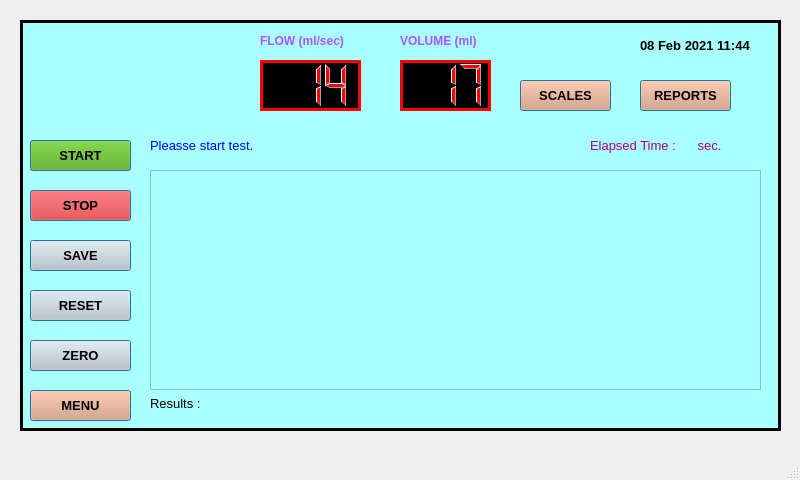
<?xml version="1.0" encoding="UTF-8"?>
<ui version="4.0">
 <class>MainWindow</class>
 <widget class="QMainWindow" name="MainWindow">
  <property name="geometry">
   <rect>
    <x>0</x>
    <y>0</y>
    <width>800</width>
    <height>480</height>
   </rect>
  </property>
  <property name="windowTitle">
   <string>MainWindow</string>
  </property>
  <widget class="QWidget" name="centralwidget">
   <widget class="QFrame" name="frame">
    <property name="geometry">
     <rect>
      <x>20</x>
      <y>20</y>
      <width>761</width>
      <height>411</height>
     </rect>
    </property>
    <property name="font">
     <font>
      <pointsize>12</pointsize>
     </font>
    </property>
    <property name="autoFillBackground">
     <bool>false</bool>
    </property>
    <property name="styleSheet">
     <string notr="true">background-color: rgb(170, 255, 255);</string>
    </property>
    <property name="frameShape">
     <enum>QFrame::Box</enum>
    </property>
    <property name="frameShadow">
     <enum>QFrame::Plain</enum>
    </property>
    <property name="lineWidth">
     <number>3</number>
    </property>
    <widget class="QPushButton" name="pushButton">
     <property name="geometry">
      <rect>
       <x>10</x>
       <y>10</y>
       <width>211</width>
       <height>101</height>
      </rect>
     </property>
     <property name="text">
      <string/>
     </property>
     <property name="icon">
      <iconset>
       <normaloff>../images/ARK LOGO.jpg</normaloff>../images/ARK LOGO.jpg</iconset>
     </property>
     <property name="iconSize">
      <size>
       <width>200</width>
       <height>400</height>
      </size>
     </property>
     <property name="autoDefault">
      <bool>false</bool>
     </property>
     <property name="default">
      <bool>false</bool>
     </property>
     <property name="flat">
      <bool>true</bool>
     </property>
    </widget>
    <widget class="QLabel" name="label">
     <property name="geometry">
      <rect>
       <x>620</x>
       <y>10</y>
       <width>121</width>
       <height>31</height>
      </rect>
     </property>
     <property name="font">
      <font>
       <family>Arial</family>
       <pointsize>10</pointsize>
       <weight>75</weight>
       <bold>true</bold>
      </font>
     </property>
     <property name="text">
      <string>08 Feb 2021 11:44</string>
     </property>
    </widget>
    <widget class="QLCDNumber" name="lcdNumber">
     <property name="geometry">
      <rect>
       <x>240</x>
       <y>40</y>
       <width>101</width>
       <height>51</height>
      </rect>
     </property>
     <property name="font">
      <font>
       <family>Arial</family>
       <pointsize>14</pointsize>
       <weight>75</weight>
       <bold>true</bold>
      </font>
     </property>
     <property name="styleSheet">
      <string notr="true">background-color: rgb(0, 0, 0);
color: rgb(255, 0, 0);</string>
     </property>
     <property name="frameShadow">
      <enum>QFrame::Plain</enum>
     </property>
     <property name="lineWidth">
      <number>3</number>
     </property>
     <property name="digitCount">
      <number>3</number>
     </property>
     <property name="value" stdset="0">
      <double>14.000000000000000</double>
     </property>
    </widget>
    <widget class="QLCDNumber" name="lcdNumber_2">
     <property name="geometry">
      <rect>
       <x>380</x>
       <y>40</y>
       <width>91</width>
       <height>51</height>
      </rect>
     </property>
     <property name="font">
      <font>
       <family>Arial</family>
       <pointsize>20</pointsize>
       <weight>75</weight>
       <bold>true</bold>
      </font>
     </property>
     <property name="styleSheet">
      <string notr="true">background-color: rgb(0, 0, 0);
color: rgb(255, 0, 0);</string>
     </property>
     <property name="frameShadow">
      <enum>QFrame::Plain</enum>
     </property>
     <property name="lineWidth">
      <number>3</number>
     </property>
     <property name="digitCount">
      <number>3</number>
     </property>
     <property name="value" stdset="0">
      <double>17.000000000000000</double>
     </property>
    </widget>
    <widget class="QPushButton" name="pushButton_2">
     <property name="geometry">
      <rect>
       <x>10</x>
       <y>120</y>
       <width>101</width>
       <height>31</height>
      </rect>
     </property>
     <property name="font">
      <font>
       <family>Arial</family>
       <pointsize>10</pointsize>
       <weight>75</weight>
       <bold>true</bold>
      </font>
     </property>
     <property name="styleSheet">
      <string notr="true">background-color: rgb(85, 170, 0);</string>
     </property>
     <property name="text">
      <string>START</string>
     </property>
     <property name="autoDefault">
      <bool>true</bool>
     </property>
     <property name="default">
      <bool>true</bool>
     </property>
     <property name="flat">
      <bool>false</bool>
     </property>
    </widget>
    <widget class="QPushButton" name="pushButton_3">
     <property name="geometry">
      <rect>
       <x>10</x>
       <y>170</y>
       <width>101</width>
       <height>31</height>
      </rect>
     </property>
     <property name="font">
      <font>
       <family>Arial</family>
       <pointsize>10</pointsize>
       <weight>75</weight>
       <bold>true</bold>
      </font>
     </property>
     <property name="styleSheet">
      <string notr="true">background-color: rgb(252, 0, 0);</string>
     </property>
     <property name="text">
      <string>STOP</string>
     </property>
     <property name="autoDefault">
      <bool>true</bool>
     </property>
     <property name="default">
      <bool>true</bool>
     </property>
     <property name="flat">
      <bool>false</bool>
     </property>
    </widget>
    <widget class="QPushButton" name="pushButton_4">
     <property name="geometry">
      <rect>
       <x>10</x>
       <y>220</y>
       <width>101</width>
       <height>31</height>
      </rect>
     </property>
     <property name="font">
      <font>
       <family>Arial</family>
       <pointsize>10</pointsize>
       <weight>75</weight>
       <bold>true</bold>
      </font>
     </property>
     <property name="styleSheet">
      <string notr="true">background-color: rgb(203, 203, 203);</string>
     </property>
     <property name="text">
      <string>SAVE</string>
     </property>
     <property name="autoDefault">
      <bool>true</bool>
     </property>
     <property name="default">
      <bool>true</bool>
     </property>
     <property name="flat">
      <bool>false</bool>
     </property>
    </widget>
    <widget class="QPushButton" name="pushButton_5">
     <property name="geometry">
      <rect>
       <x>10</x>
       <y>270</y>
       <width>101</width>
       <height>31</height>
      </rect>
     </property>
     <property name="font">
      <font>
       <family>Arial</family>
       <pointsize>10</pointsize>
       <weight>75</weight>
       <bold>true</bold>
      </font>
     </property>
     <property name="styleSheet">
      <string notr="true">background-color: rgb(203, 203, 203);</string>
     </property>
     <property name="text">
      <string>RESET</string>
     </property>
     <property name="autoDefault">
      <bool>true</bool>
     </property>
     <property name="default">
      <bool>true</bool>
     </property>
     <property name="flat">
      <bool>false</bool>
     </property>
    </widget>
    <widget class="QPushButton" name="pushButton_6">
     <property name="geometry">
      <rect>
       <x>10</x>
       <y>370</y>
       <width>101</width>
       <height>31</height>
      </rect>
     </property>
     <property name="font">
      <font>
       <family>Arial</family>
       <pointsize>10</pointsize>
       <weight>75</weight>
       <bold>true</bold>
      </font>
     </property>
     <property name="styleSheet">
      <string notr="true">background-color: rgb(231, 154, 115);</string>
     </property>
     <property name="text">
      <string>MENU</string>
     </property>
     <property name="autoDefault">
      <bool>true</bool>
     </property>
     <property name="default">
      <bool>true</bool>
     </property>
     <property name="flat">
      <bool>false</bool>
     </property>
    </widget>
    <widget class="QLabel" name="label_3">
     <property name="geometry">
      <rect>
       <x>240</x>
       <y>10</y>
       <width>101</width>
       <height>21</height>
      </rect>
     </property>
     <property name="font">
      <font>
       <family>Arial</family>
       <pointsize>9</pointsize>
       <weight>75</weight>
       <bold>true</bold>
      </font>
     </property>
     <property name="styleSheet">
      <string notr="true">color: rgb(170, 85, 255);</string>
     </property>
     <property name="text">
      <string>FLOW (ml/sec)</string>
     </property>
    </widget>
    <widget class="QLabel" name="label_4">
     <property name="geometry">
      <rect>
       <x>380</x>
       <y>10</y>
       <width>81</width>
       <height>21</height>
      </rect>
     </property>
     <property name="font">
      <font>
       <family>Arial</family>
       <pointsize>9</pointsize>
       <weight>75</weight>
       <bold>true</bold>
      </font>
     </property>
     <property name="styleSheet">
      <string notr="true">color: rgb(170, 85, 255);</string>
     </property>
     <property name="text">
      <string>VOLUME (ml)</string>
     </property>
    </widget>
    <widget class="QPushButton" name="pushButton_7">
     <property name="geometry">
      <rect>
       <x>10</x>
       <y>320</y>
       <width>101</width>
       <height>31</height>
      </rect>
     </property>
     <property name="font">
      <font>
       <family>Arial</family>
       <pointsize>10</pointsize>
       <weight>75</weight>
       <bold>true</bold>
      </font>
     </property>
     <property name="styleSheet">
      <string notr="true">background-color: rgb(203, 203, 203);</string>
     </property>
     <property name="text">
      <string>ZERO</string>
     </property>
     <property name="autoDefault">
      <bool>true</bool>
     </property>
     <property name="default">
      <bool>true</bool>
     </property>
     <property name="flat">
      <bool>false</bool>
     </property>
    </widget>
    <widget class="QLabel" name="label_5">
     <property name="geometry">
      <rect>
       <x>130</x>
       <y>110</y>
       <width>421</width>
       <height>31</height>
      </rect>
     </property>
     <property name="font">
      <font>
       <family>Arial</family>
       <pointsize>10</pointsize>
      </font>
     </property>
     <property name="styleSheet">
      <string notr="true">color: rgb(0, 0, 255);</string>
     </property>
     <property name="text">
      <string>Pleasse start test.</string>
     </property>
    </widget>
    <widget class="QLabel" name="label_6">
     <property name="geometry">
      <rect>
       <x>570</x>
       <y>110</y>
       <width>151</width>
       <height>31</height>
      </rect>
     </property>
     <property name="font">
      <font>
       <family>Arial</family>
       <pointsize>10</pointsize>
      </font>
     </property>
     <property name="styleSheet">
      <string notr="true">color: rgb(170, 0, 127);</string>
     </property>
     <property name="text">
      <string>Elapsed Time :      sec.</string>
     </property>
    </widget>
    <widget class="QPushButton" name="pushButton_8">
     <property name="geometry">
      <rect>
       <x>620</x>
       <y>60</y>
       <width>91</width>
       <height>31</height>
      </rect>
     </property>
     <property name="font">
      <font>
       <family>Arial</family>
       <pointsize>10</pointsize>
       <weight>75</weight>
       <bold>true</bold>
      </font>
     </property>
     <property name="styleSheet">
      <string notr="true">background-color: rgb(231, 154, 115);</string>
     </property>
     <property name="text">
      <string>REPORTS</string>
     </property>
     <property name="autoDefault">
      <bool>true</bool>
     </property>
     <property name="default">
      <bool>true</bool>
     </property>
     <property name="flat">
      <bool>false</bool>
     </property>
    </widget>
    <widget class="QPushButton" name="pushButton_9">
     <property name="geometry">
      <rect>
       <x>500</x>
       <y>60</y>
       <width>91</width>
       <height>31</height>
      </rect>
     </property>
     <property name="font">
      <font>
       <family>Arial</family>
       <pointsize>10</pointsize>
       <weight>75</weight>
       <bold>true</bold>
      </font>
     </property>
     <property name="styleSheet">
      <string notr="true">background-color: rgb(231, 154, 115);</string>
     </property>
     <property name="text">
      <string>SCALES</string>
     </property>
     <property name="autoDefault">
      <bool>true</bool>
     </property>
     <property name="default">
      <bool>true</bool>
     </property>
     <property name="flat">
      <bool>false</bool>
     </property>
    </widget>
    <widget class="QWidget" name="layoutWidget">
     <property name="geometry">
      <rect>
       <x>130</x>
       <y>150</y>
       <width>611</width>
       <height>241</height>
      </rect>
     </property>
     <layout class="QGridLayout" name="gridLayout">
      <item row="0" column="0">
       <widget class="QGraphicsView" name="graphicsView"/>
      </item>
      <item row="1" column="0">
       <widget class="QLabel" name="label_2">
        <property name="font">
         <font>
          <family>Arial</family>
          <pointsize>10</pointsize>
         </font>
        </property>
        <property name="text">
         <string>Results :</string>
        </property>
       </widget>
      </item>
     </layout>
    </widget>
   </widget>
  </widget>
  <widget class="QMenuBar" name="menubar">
   <property name="geometry">
    <rect>
     <x>0</x>
     <y>0</y>
     <width>800</width>
     <height>21</height>
    </rect>
   </property>
  </widget>
  <widget class="QStatusBar" name="statusbar"/>
 </widget>
 <resources/>
 <connections/>
</ui>
